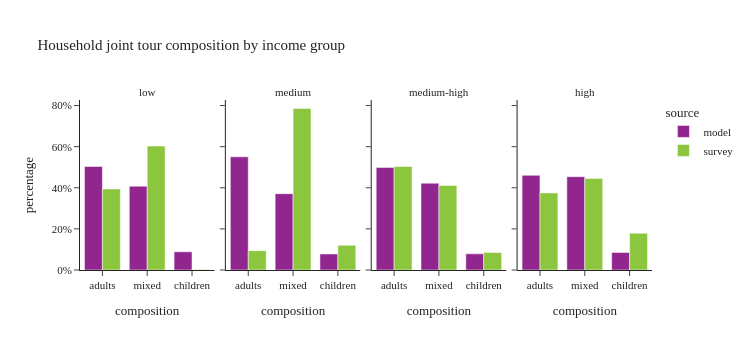

The cell this chart's notebook holds for it:
### Code cell
plot_joint_tour_segment(joint_tour_data, 'income_group', "Household joint tour composition by income group")

### Figure 1 — Plotly figure (JSON) as saved in the notebook; plotly's stock layout.template omitted (floating-point values rounded to 4 significant figures)
{"data": [{"alignmentgroup": "True", "customdata": [[8480], [6865], [1490]], "hovertemplate": "source=model<br>income_group=low<br>composition=%{x}<br>percentage=%{y}<br>sample_size=%{customdata[0]}<extra></extra>", "legendgroup": "model", "marker": {"color": "#91268F", "pattern": {"shape": ""}}, "name": "model", "offsetgroup": "model", "orientation": "v", "showlegend": true, "textposition": "auto", "type": "bar", "x": ["adults", "mixed", "children"], "xaxis": "x", "y": [0.5037, 0.4078, 0.08851], "yaxis": "y"}, {"alignmentgroup": "True", "customdata": [[15398], [10389], [2187]], "hovertemplate": "source=model<br>income_group=medium<br>composition=%{x}<br>percentage=%{y}<br>sample_size=%{customdata[0]}<extra></extra>", "legendgroup": "model", "marker": {"color": "#91268F", "pattern": {"shape": ""}}, "name": "model", "offsetgroup": "model", "orientation": "v", "showlegend": false, "textposition": "auto", "type": "bar", "x": ["adults", "mixed", "children"], "xaxis": "x2", "y": [0.5504, 0.3714, 0.07818], "yaxis": "y2"}, {"alignmentgroup": "True", "customdata": [[16577], [14038], [2616]], "hovertemplate": "source=model<br>income_group=medium-high<br>composition=%{x}<br>percentage=%{y}<br>sample_size=%{customdata[0]}<extra></extra>", "legendgroup": "model", "marker": {"color": "#91268F", "pattern": {"shape": ""}}, "name": "model", "offsetgroup": "model", "orientation": "v", "showlegend": false, "textposition": "auto", "type": "bar", "x": ["adults", "mixed", "children"], "xaxis": "x3", "y": [0.4988, 0.4224, 0.07872], "yaxis": "y3"}, {"alignmentgroup": "True", "customdata": [[16578], [16347], [3076]], "hovertemplate": "source=model<br>income_group=high<br>composition=%{x}<br>percentage=%{y}<br>sample_size=%{customdata[0]}<extra></extra>", "legendgroup": "model", "marker": {"color": "#91268F", "pattern": {"shape": ""}}, "name": "model", "offsetgroup": "model", "orientation": "v", "showlegend": false, "textposition": "auto", "type": "bar", "x": ["adults", "mixed", "children"], "xaxis": "x4", "y": [0.4605, 0.4541, 0.08544], "yaxis": "y4"}, {"alignmentgroup": "True", "customdata": [[34], [32], [3]], "hovertemplate": "source=survey<br>income_group=low<br>composition=%{x}<br>percentage=%{y}<br>sample_size=%{customdata[0]}<extra></extra>", "legendgroup": "survey", "marker": {"color": "#8CC63E", "pattern": {"shape": ""}}, "name": "survey", "offsetgroup": "survey", "orientation": "v", "showlegend": true, "textposition": "auto", "type": "bar", "x": ["adults", "mixed", "children"], "xaxis": "x", "y": [0.3942, 0.6029, 0.00289], "yaxis": "y"}, {"alignmentgroup": "True", "customdata": [[28], [33], [7]], "hovertemplate": "source=survey<br>income_group=medium<br>composition=%{x}<br>percentage=%{y}<br>sample_size=%{customdata[0]}<extra></extra>", "legendgroup": "survey", "marker": {"color": "#8CC63E", "pattern": {"shape": ""}}, "name": "survey", "offsetgroup": "survey", "orientation": "v", "showlegend": false, "textposition": "auto", "type": "bar", "x": ["adults", "mixed", "children"], "xaxis": "x2", "y": [0.09423, 0.7857, 0.1201], "yaxis": "y2"}, {"alignmentgroup": "True", "customdata": [[116], [69], [14]], "hovertemplate": "source=survey<br>income_group=medium-high<br>composition=%{x}<br>percentage=%{y}<br>sample_size=%{customdata[0]}<extra></extra>", "legendgroup": "survey", "marker": {"color": "#8CC63E", "pattern": {"shape": ""}}, "name": "survey", "offsetgroup": "survey", "orientation": "v", "showlegend": false, "textposition": "auto", "type": "bar", "x": ["adults", "mixed", "children"], "xaxis": "x3", "y": [0.5034, 0.4114, 0.08517], "yaxis": "y3"}, {"alignmentgroup": "True", "customdata": [[147], [96], [37]], "hovertemplate": "source=survey<br>income_group=high<br>composition=%{x}<br>percentage=%{y}<br>sample_size=%{customdata[0]}<extra></extra>", "legendgroup": "survey", "marker": {"color": "#8CC63E", "pattern": {"shape": ""}}, "name": "survey", "offsetgroup": "survey", "orientation": "v", "showlegend": false, "textposition": "auto", "type": "bar", "x": ["adults", "mixed", "children"], "xaxis": "x4", "y": [0.375, 0.4457, 0.1793], "yaxis": "y4"}], "layout": {"annotations": [{"font": {}, "showarrow": false, "text": "low", "x": 0.1175, "xanchor": "center", "xref": "paper", "y": 1.0, "yanchor": "bottom", "yref": "paper"}, {"font": {}, "showarrow": false, "text": "medium", "x": 0.3725, "xanchor": "center", "xref": "paper", "y": 1.0, "yanchor": "bottom", "yref": "paper"}, {"font": {}, "showarrow": false, "text": "medium-high", "x": 0.6275, "xanchor": "center", "xref": "paper", "y": 1.0, "yanchor": "bottom", "yref": "paper"}, {"font": {}, "showarrow": false, "text": "high", "x": 0.8825, "xanchor": "center", "xref": "paper", "y": 1.0, "yanchor": "bottom", "yref": "paper"}], "barmode": "group", "height": 350, "legend": {"title": {"text": "source"}, "tracegroupgap": 0}, "title": {"text": "Household joint tour composition by income group"}, "width": 750, "xaxis": {"anchor": "y", "domain": [0.0, 0.235], "title": {"text": "composition"}}, "xaxis2": {"anchor": "y2", "domain": [0.255, 0.49], "matches": "x", "title": {"text": "composition"}}, "xaxis3": {"anchor": "y3", "domain": [0.51, 0.745], "matches": "x", "title": {"text": "composition"}}, "xaxis4": {"anchor": "y4", "domain": [0.765, 1.0], "matches": "x", "title": {"text": "composition"}}, "yaxis": {"anchor": "x", "domain": [0.0, 1.0], "tickformat": ".0%", "title": {"text": "percentage"}}, "yaxis2": {"anchor": "x2", "domain": [0.0, 1.0], "matches": "y", "showticklabels": false, "tickformat": ".0%"}, "yaxis3": {"anchor": "x3", "domain": [0.0, 1.0], "matches": "y", "showticklabels": false}, "yaxis4": {"anchor": "x4", "domain": [0.0, 1.0], "matches": "y", "showticklabels": false}}}
